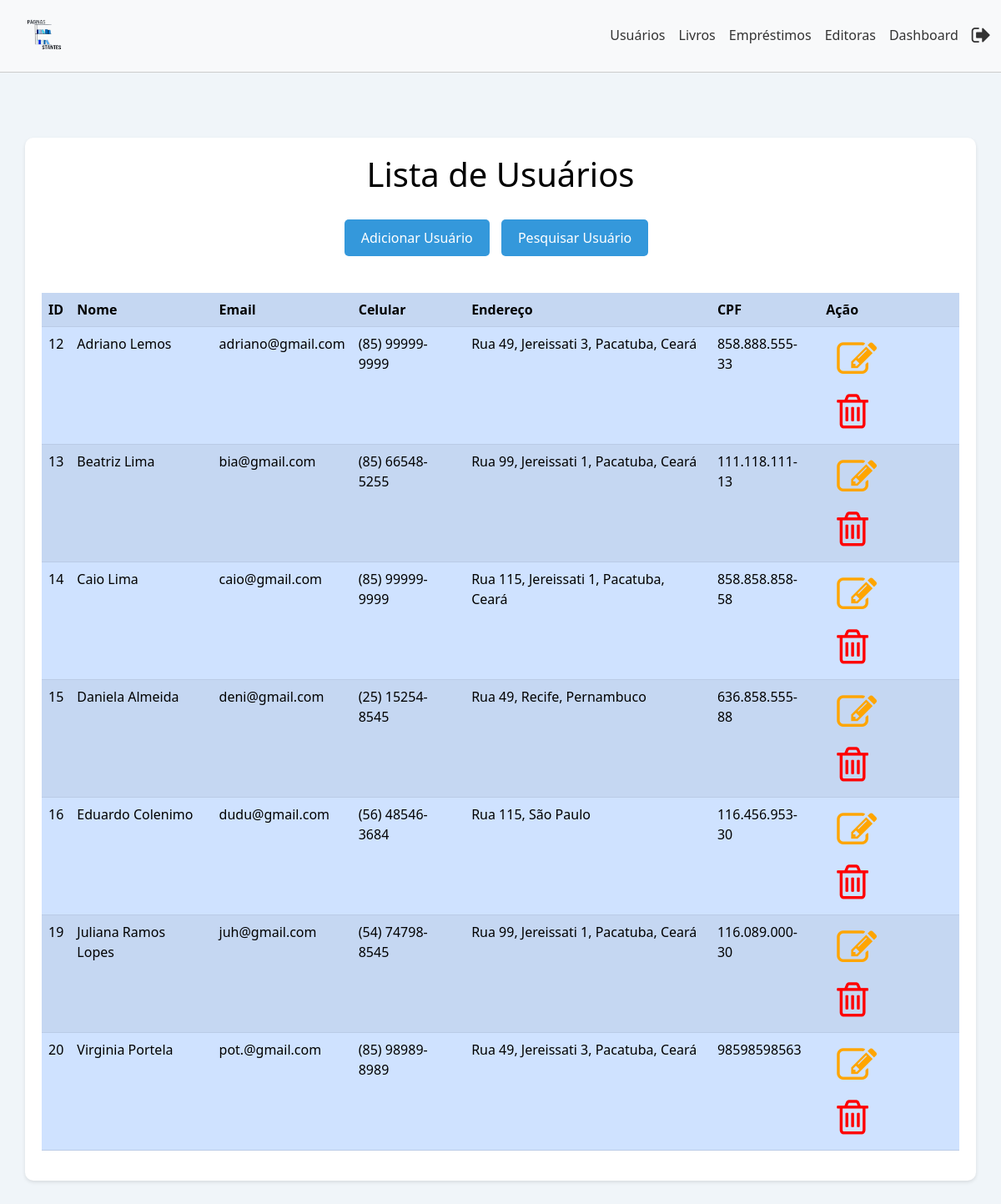
Page /ProjetoWDA/usuarios.php (signed in) on the earlier database version.
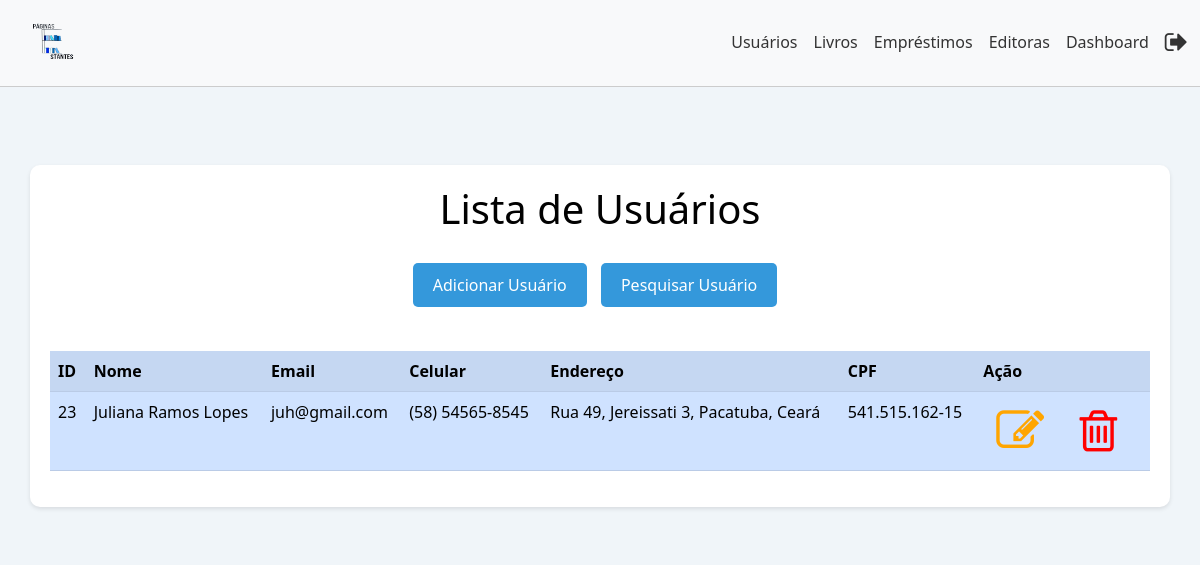
Same page on the later database version.
### tables this page shows
CREATE TABLE `usuarios` (
  `id` int(11) NOT NULL,
  `nome` varchar(35) DEFAULT NULL,
  `email` varchar(35) DEFAULT NULL,
  `celular` text DEFAULT NULL,
  `endereco` text DEFAULT NULL,
  `cpf` text NOT NULL
);

### ProjetoWDA/usuarios.php (the view, shortened to what this page needs)
<!DOCTYPE html>
<html>
<head>
    <link rel="stylesheet" href="css/bootstrap.min.css">
    <link rel="stylesheet" href="https://cdnjs.cloudflare.com/ajax/libs/font-awesome/4.7.0/css/font-awesome.min.css">
</head>
<body>
<nav class="navbar navbar-expand-lg bg-light navbar-custom">
    <div class="container-fluid">
        <a class="navbar-brand" href="#">
            <img src="logo.png" width="80" height="60">
        </a>
        <div class="collapse navbar-collapse justify-content-end" id="navbarNav">
            <ul class="navbar-nav">
                <li class="nav-item">
                    <a class="nav-link" href="usuarios.php">Usuários</a>
                </li>
                <li class="nav-item">
                    <a class="nav-link" href="livros.php">Livros</a>
                </li>
                <li class="nav-item">
                    <a class="nav-link" href="emprestimos.php">Empréstimos</a>
                </li>
                <li class="nav-item">
                    <a class="nav-link" href="editoras.php">Editoras</a>
                </li>
                <li class="nav-item">
                    <a class="nav-link" href="dashboard.php">Dashboard</a>
                </li>
                <li class="nav-item">
                    <a class="nav-link" href="logout.php">
                        <i class="fa fa-sign-out"></i>
                    </a>
                </li>
            </ul>
        </div>
    </div>
</nav>
	<div class="fundo">
    <br><br>
    <div class="container">
        <center><h1>Lista de Usuários</h1></center>
		<center>
        <a href="adicionar.php"><button type="button" class="button-background-move">Adicionar Usuário</button></a>
        <a href="pesquisarusuario.php"><button type="button" class="button-background-move">Pesquisar Usuário</button></a><br>
		</center>
        <br>
        <table class="table table-primary table-striped">
            <tr>
                <th>ID</th>
                <th>Nome</th>
                <th>Email</th>
                <th>Celular</th>
                <th>Endereço</th>
                <th>CPF</th>
                <th>Ação</th>
            </tr>
            <?php
            include 'conexao.php';
            $sql = "SELECT * FROM usuarios ORDER BY nome ASC";
            $result = mysqli_query($conn, $sql);
            if (mysqli_num_rows($result) > 0) {
                while ($row = mysqli_fetch_assoc($result)) {
                    echo "<tr>";
                    echo "<td>" . $row["id"] . "</td>";
                    echo "<td>" . $row["nome"] . "</td>";
                    echo "<td>" . $row["email"] . "</td>";
                    echo "<td>" . $row["celular"] . "</td>";
                    echo "<td>" . $row["endereco"] . "</td>";
                    echo "<td>" . $row["cpf"] . "</td>";
                    echo "<td><a href='editar.php?id=" . $row["id"] . "' class='btn'><i class='fa fa-edit' style='font-size:48px;color:orange'></i></a> <a href='excluir.php?id=" . $row["id"] . "' class='btn'><i class='fa fa-trash-o' style='font-size:48px;color:red'></i></a></td>";
                    echo "</tr>";
                }
            } else {
                echo "<tr><td colspan='4'>Nenhum usuário encontrado.</td></tr>";
            }
            ?>
        </table>
    </div>
</div>
</body>
</html>

Differences in the rows shown:
removed usuarios: id "12", nome "Adriano Lemos", email "adriano@gmail.com", celular "(85) 99999-9999", endereco "Rua 49, Jereissati 3, Pacatuba, Ceará", cpf "858.888.555-33"
removed usuarios: id "13", nome "Beatriz Lima", email "bia@gmail.com", celular "(85) 66548-5255", endereco "Rua 99, Jereissati 1, Pacatuba, Ceará", cpf "111.118.111-13"
removed usuarios: id "14", nome "Caio Lima", email "caio@gmail.com", celular "(85) 99999-9999", endereco "Rua 115, Jereissati 1, Pacatuba, Ceará", cpf "858.858.858-58"
removed usuarios: id "15", nome "Daniela Almeida", email "deni@gmail.com", celular "(25) 15254-8545", endereco "Rua 49, Recife, Pernambuco", cpf "636.858.555-88"
removed usuarios: id "16", nome "Eduardo Colenimo", email "dudu@gmail.com", celular "(56) 48546-3684", endereco "Rua 115, São Paulo", cpf "116.456.953-30"
removed usuarios: id "19", nome "Juliana Ramos Lopes", email "juh@gmail.com", celular "(54) 74798-8545", endereco "Rua 99, Jereissati 1, Pacatuba, Ceará", cpf "116.089.000-30"
removed usuarios: id "20", nome "Virginia Portela", email "pot.@gmail.com", celular "(85) 98989-8989", endereco "Rua 49, Jereissati 3, Pacatuba, Ceará", cpf "98598598563"
added usuarios: id "23", nome "Juliana Ramos Lopes", email "juh@gmail.com", celular "(58) 54565-8545", endereco "Rua 49, Jereissati 3, Pacatuba, Ceará", cpf "541.515.162-15"
